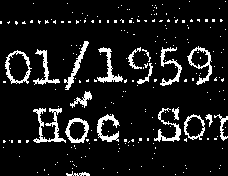
#> input picture dob_bin_inverted_digits/841289701567_01207132951_310015758_1_2016032719243429_0.png, 228 x 176 px
$ python squaring_raw.py ../dob_bin_inverted_digits   (older library calls are emulated)
#> lines starting #> are read from the running program, lines starting #| are printed output that depends on the picture; after the words box and inside, x2 and y2 are one past the last pixel; in counts of white or black regions, pixels touching at a corner belong together
### new_cropping_solution/recognise_id_number.py
import cv2
import numpy as np
from math import floor
import caffe
import sys
from matplotlib import pyplot as plt

def square_padding(ori_img):
    squared_img = ori_img
    height, width = ori_img.shape
    if (width != height):
        BLACK = [0, 0, 0]
        if (width > height):
            diff = width - height
            if (diff % 2 == 0):
                padding = int(diff / 2)
                squared_img = cv2.copyMakeBorder(ori_img, padding, padding, 0, 0,
                    cv2.BORDER_CONSTANT,value=BLACK)
            else:
                padding = floor(diff / 2)
                squared_img = cv2.copyMakeBorder(ori_img, padding + 1, padding, 0,0,
                    cv2.BORDER_CONSTANT,value=BLACK)
        else:
            diff = height - width
            if (diff % 2 == 0):
                padding = int(diff / 2)
                squared_img = cv2.copyMakeBorder(ori_img, 0, 0, padding, padding,
                    cv2.BORDER_CONSTANT,value=BLACK)
            else:
                padding = floor(diff / 2)
                squared_img = cv2.copyMakeBorder(ori_img, 0,0, padding + 1, padding,
                    cv2.BORDER_CONSTANT,value=BLACK)
    return squared_img

# [202 lines left out: functions get_digit_contours, validate, idToStr, is_together, find_group, group_rects and 3 more, not called in this run]

# [5 lines that do not run on import are left out]

### new_cropping_solution/squaring_raw.py
from recognise_id_number import square_padding
from os import listdir
from os.path import join
import cv2
import sys

raw_dir = sys.argv[1]

images_filenames = listdir(raw_dir)

for file in images_filenames:
    file_path = join(raw_dir, file)
    img = cv2.imread(file_path, 0)
#> img: shape (176, 228); 9.9% white; 227 white regions (208 under 20 px), largest, box (x1, y1, x2, y2) and area: (33, 108, 66, 143) 375, (97, 114, 120, 142) 267, (97, 47, 123, 83) 266
    squared_img = square_padding(img)
#> in square_padding, `squared_img = cv2.copyMakeBorder(ori_img, padding, padding, 0, 0, cv2...`:
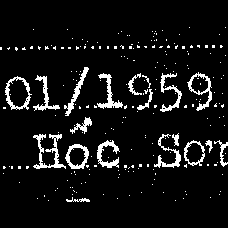
#> squared_img: shape (228, 228); 7.6% white; 227 white regions (208 under 20 px), largest, box (x1, y1, x2, y2) and area: (33, 134, 66, 169) 375, (97, 140, 120, 168) 267, (97, 73, 123, 109) 266
    cv2.imwrite(file_path, squared_img)
#> pass 2 of the loop `for file in images_filenames:`:
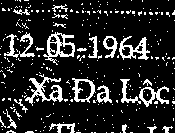
#> input picture dob_bin_inverted_digits/841289701567_01207380457_171201256_1_2016031119240517_0.png, 175 x 133 px
#> img: shape (133, 175); 15.7% white in thin lines or dots
#> in square_padding (call 2), `squared_img = cv2.copyMakeBorder(ori_img, padding, padding, 0, 0, cv2...`:
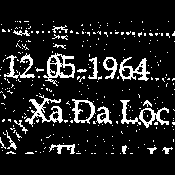
#> squared_img: shape (175, 175); 11.9% white in thin lines or dots, all inside (x1, y1, x2, y2) = (0, 21, 175, 154)
